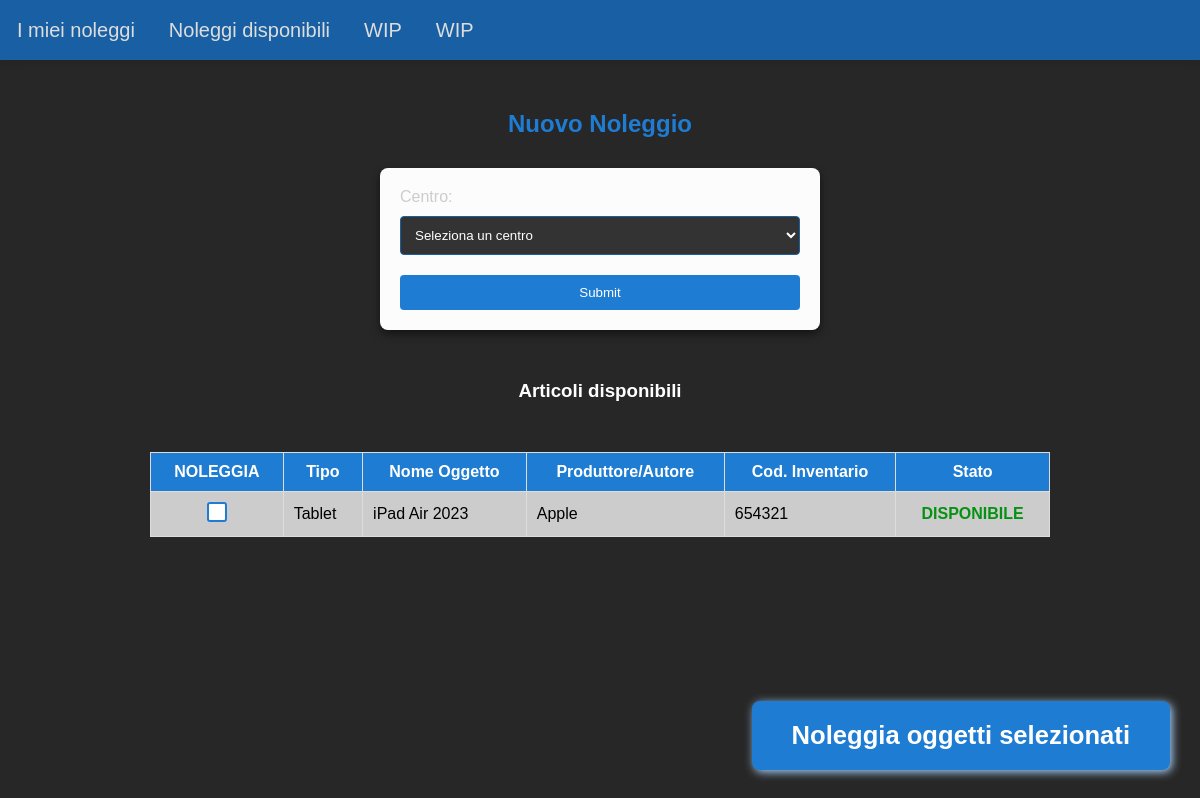
The page /new_rent.php?center=3 on the database its author committed.
### tables this page shows
CREATE TABLE `items` (
  `id` int(11) NOT NULL,
  `type` varchar(64) NOT NULL,
  `item_name` varchar(64) NOT NULL,
  `maker` varchar(64) NOT NULL,
  `center` int(11) NOT NULL,
  `ci` int(16) NOT NULL,
  `state` varchar(64) NOT NULL
);

### new_rent.php (the view, shortened to what this page needs)
<?php
$servername = "localhost";
$svusername = "root";
$svpassword = "";
$dbname = "rent";
$conn = new mysqli($servername, $svusername, $svpassword, $dbname);
?>
<!DOCTYPE html>
<html lang="en">
<head>
    <link rel="stylesheet" href="stylesheet/nav.css">
    <link rel="stylesheet" href="stylesheet/default.css">
    <link rel="stylesheet" href="stylesheet/new_rent.css">
</head>
<body>
    <?php include 'nav.php' ?>
    <h2>Nuovo Noleggio</h2>
    <form id="select-center-form" method="GET">
        <label for="center">Centro:</label>
        <select name="center" id="center">
            <option selected disabled>Seleziona un centro</option>
        </select>
        <input id="select-center-submit" type="submit">
    </form>
<?php
if(isset($_GET["center"])) {
    $center_id = $_GET["center"];
    echo "<h3 id='new-rent-table-title'>Articoli disponibili</h3>";
    $stmt = $conn->prepare("SELECT * FROM items WHERE center = ?  AND state = 'available'");
    $stmt->bind_param("i", $center_id);
    $stmt->execute();
    $result = $stmt->get_result();
    if ($result->num_rows > 0) {
        echo "<form method='POST' action='new_rent_action.php'>";
        echo "<table><tr> <th>NOLEGGIA</th> <th>Tipo</th> <th>Nome Oggetto</th><th>Produttore/Autore</th><th>Cod. Inventario</th><th>Stato</th> </tr>";
        while ($row = $result->fetch_assoc()) {
            echo "<td class='new-rent-button-container'><input class='new-rent-checkbox' type='checkbox' name='row[]' value='" . $row['id'] . "'></input></td><td>" . $row['type'] . "</td><td>" . $row['item_name'] . "</td><td>" . $row['maker'] . "</td><td>" . $row['ci'] . "</td><td class='available'>DISPONIBILE</td></tr>";
        }
        echo "</table>";
        echo "<input id ='add-rent-button' type='submit' value='Noleggia oggetti selezionati'></input>";
        echo "</form>";
    } else {
        echo "<p id='new-rent-no-result'>Nessun articolo disponibile, prova con un altro centro</p>";
    }
} else {
    echo "<p id='new-rent-not-selected'>Select a center and see the available items</p>";
}
?>
</body>
</html>

### stylesheet/default.css (style rules this page uses)
body { font-family: Arial, sans-serif; margin: 0; padding: 0; padding-top: 60px; background-color: #272727; }
h2 { color: #ffffff; text-align: center; margin-top: 50px; }
table { width: 75%; margin: 50px auto; border-collapse: collapse; }
table, th, td { border: 1px solid #ddd; padding: 10px; }
th { background-color: #1f7cd3; color: white; }
tr { transition: background-color 0.3s ease; }
tr:nth-child(odd) { background-color: #bdbdbd; }

### stylesheet/new_rent.css (style rules this page uses)
.available { text-align: center; font-weight: bold; color: rgb(7, 145, 18) }
h2 { color: #1f7cd3; text-align: center; margin-bottom: 30px; }
#select-center-form { max-width: 400px; margin: 0 auto; padding: 20px; background-color: #fcfcfc; border-radius: 8px; box-shadow: 0 4px 8px rgba(0, 0, 0, 0.5); }
label { display: block; margin-bottom: 10px; color: #cccccc; }
select { width: 100%; padding: 10px; margin-bottom: 20px; background-color: #333333; color: #ffffff; border: 1px solid #1860a3; border-radius: 4px; }
select option[disabled] { color: #666666; }
#select-center-submit { width: 100%; padding: 10px; background-color: #1f7cd3; color: #ffffff; border: none; border-radius: 4px; cursor: pointer; transition: background-color 0.3s; }
#new-rent-table-title { color: #fff; text-align: center; margin-top: 50px; }
#add-rent-button { position: absolute; right: 30px; font-size: 1.6em; font-weight: bolder; bottom: 30px; padding: 20px 40px; background-color: #1f7cd3; color: #ffffff; border: none; border-radius: 8px; cursor: pointer; transition: 0.1s; box-shadow: 2px 2px 10px #abd6ff; }
.new-rent-button-container { text-align: center; }
.new-rent-checkbox { appearance: none; margin: auto; -webkit-appearance: none; width: 20px; height: 20px; background-color: #fff; border: 2px solid #1f7cd3; border-radius: 3px; outline: none; position: relative; }

### rows shown on the page
items: type "Tablet", item_name "iPad Air 2023", maker "Apple", ci "654321"
